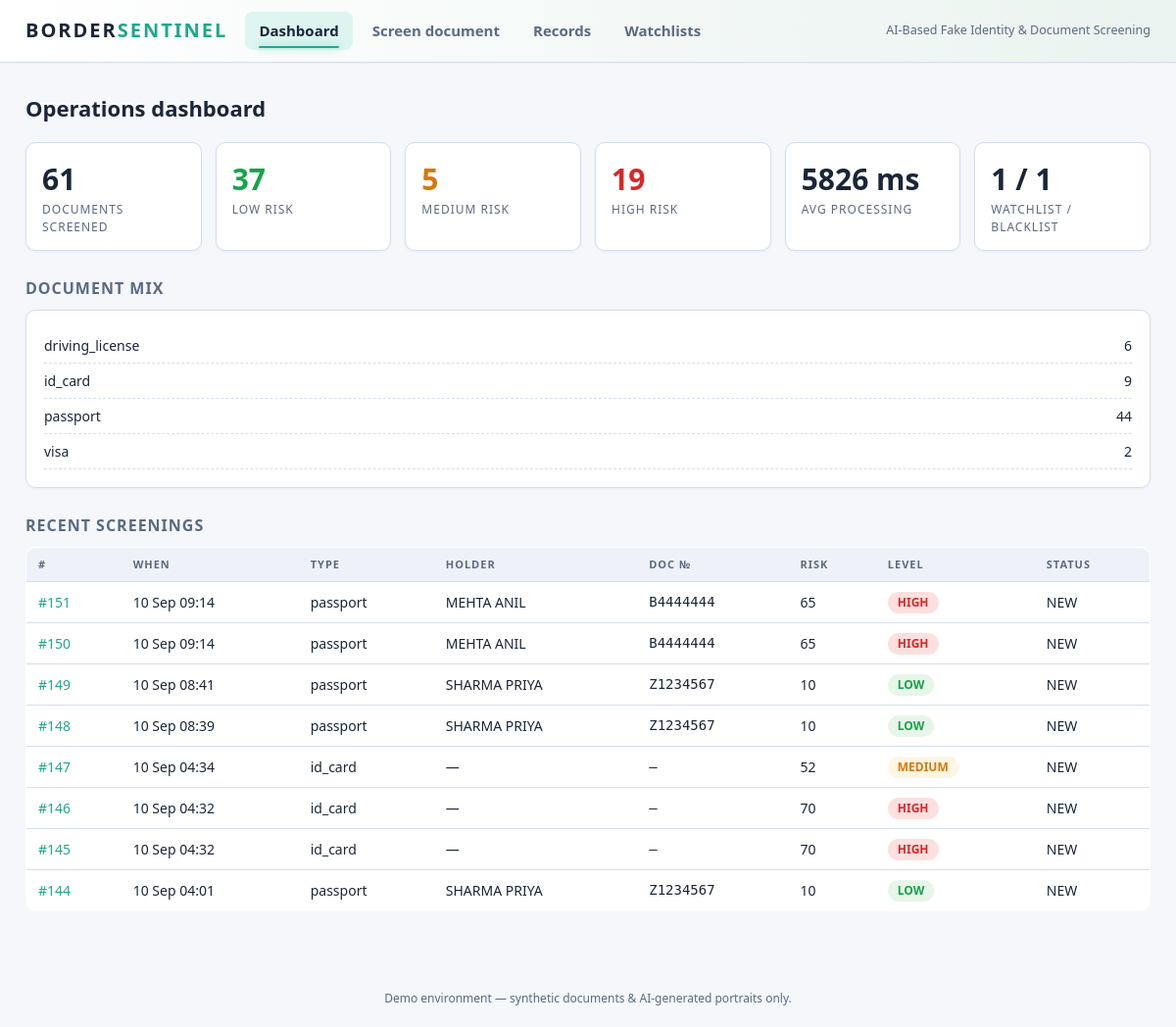
The page / on the database its author committed.
### screening/models.py (models this page shows, shortened)
class ScreeningRecord(models.Model):
    DOC_TYPES = [
        ("passport", "Passport"),
        ("visa", "Visa"),
        ("id_card", "National ID"),
        ("driving_license", "Driving Licence"),
        ("permit", "Permit"),
    ]
    LEVELS = [("LOW", "LOW"), ("MEDIUM", "MEDIUM"), ("HIGH", "HIGH")]
    STATUSES = [
        ("NEW", "New"), ("REVIEWED", "Reviewed"),
        ("CLEARED", "Cleared"), ("FLAGGED", "Flagged"),
    ]
    created_at = models.DateTimeField(auto_now_add=True)
    doc_type = models.CharField(max_length=30, choices=DOC_TYPES)
    original = models.FileField(upload_to="documents/")
    live_photo = models.FileField(upload_to="live/", null=True, blank=True)
    holder_name = models.CharField(max_length=160, blank=True, default="")
    doc_number = models.CharField(max_length=30, blank=True, default="", db_index=True)
    risk_score = models.IntegerField(default=0)
    risk_level = models.CharField(max_length=8, choices=LEVELS, default="LOW")
    recommendation = models.CharField(max_length=120, blank=True, default="")
    status = models.CharField(max_length=10, choices=STATUSES, default="NEW")
    review_note = models.TextField(blank=True, default="")
    ocr_confidence = models.FloatField(null=True, blank=True)
    processing_ms = models.IntegerField(default=0)
    fields_json = models.JSONField(default=dict, blank=True)
    checks_json = models.JSONField(default=list, blank=True)
    tamper_json = models.JSONField(default=dict, blank=True)
    face_json = models.JSONField(default=dict, blank=True)
    scoring_json = models.JSONField(default=dict, blank=True)
    annotated = models.CharField(max_length=255, blank=True, default="")
    integrity_hash = models.CharField(max_length=64, blank=True, default="")
    class Meta:
        ordering = ["-created_at"]

### screening/views.py (the view)
# urls.py: path("", views.dashboard, name="dashboard"),
def dashboard(request):
    qs = ScreeningRecord.objects.all()
    stats = {
        "total": qs.count(),
        "levels": {r["risk_level"]: r["n"] for r in
                   qs.values("risk_level").annotate(n=Count("id"))},
        "types": {r["doc_type"]: r["n"] for r in
                  qs.values("doc_type").annotate(n=Count("id"))},
        "flagged": qs.filter(status="FLAGGED").count(),
        "watchlist": WatchlistEntry.objects.count(),
        "blacklist": ExpiredDocument.objects.count(),
    }
    recent_ms = [r.processing_ms for r in qs[:200]]
    stats["avg_ms"] = round(sum(recent_ms) / len(recent_ms)) if recent_ms else 0
    recent = qs[:8]
    return render(request, "screening/dashboard.html",
                  {"stats": stats, "recent": recent})

### screening/templates/screening/dashboard.html
{% extends "screening/base.html" %}
{% block content %}
<h1>Operations dashboard</h1>
<div class="cards">
  <div class="card"><div class="num">{{ stats.total }}</div><div class="lbl">Documents screened</div></div>
  <div class="card low"><div class="num">{{ stats.levels.LOW|default:0 }}</div><div class="lbl">Low risk</div></div>
  <div class="card medium"><div class="num">{{ stats.levels.MEDIUM|default:0 }}</div><div class="lbl">Medium risk</div></div>
  <div class="card high"><div class="num">{{ stats.levels.HIGH|default:0 }}</div><div class="lbl">High risk</div></div>
  <div class="card"><div class="num">{{ stats.avg_ms }} ms</div><div class="lbl">Avg processing</div></div>
  <div class="card"><div class="num">{{ stats.watchlist }} / {{ stats.blacklist }}</div><div class="lbl">Watchlist / blacklist</div></div>
</div>
<h2>Document mix</h2>
<div class="panel">
  {% for t, n in stats.types.items %}
    <div class="detrow"><span>{{ t }}</span><span>{{ n }}</span></div>
  {% empty %}<small class="muted">No screenings yet — use “Screen document”.</small>{% endfor %}
</div>
<h2>Recent screenings</h2>
<table>
  <tr><th>#</th><th>When</th><th>Type</th><th>Holder</th><th>Doc №</th><th>Risk</th><th>Level</th><th>Status</th></tr>
  {% for r in recent %}
  <tr>
    <td><a href="{% url 'screening:record' r.pk %}">#{{ r.pk }}</a></td>
    <td>{{ r.created_at|date:"d M H:i" }}</td>
    <td>{{ r.doc_type }}</td>
    <td>{{ r.holder_name|default:"—" }}</td>
    <td class="mono">{{ r.doc_number|default:"—" }}</td>
    <td>{{ r.risk_score }}</td>
    <td><span class="badge {{ r.risk_level }}">{{ r.risk_level }}</span></td>
    <td>{{ r.status }}</td>
  </tr>
  {% empty %}<tr><td colspan="8"><small class="muted">No records yet.</small></td></tr>{% endfor %}
</table>
{% endblock %}

### screening/static/screening/main.css (style rules this page uses)
:root { --bg: #f5f7fb; --panel: #ffffff; --panel2: #eef2f8; --line: #d5deec; --text: #1a2637; --muted: #5a6b82; --accent: #1ea88c; --warn: #d97706; --high: #dc2626; --ok: #16a34a; }
* { box-sizing: border-box; }
body { margin: 0; background: var(--bg); color: var(--text); font: 15px/1.5 "Segoe UI", system-ui, sans-serif; }
a { color: var(--accent); text-decoration: none; }
h1 { font-size: 22px; margin: 6px 0 18px; }
h2 { font-size: 16px; margin: 26px 0 10px; color: var(--muted); text-transform: uppercase; letter-spacing: 1px; }
.cards { display: grid; grid-template-columns: repeat(auto-fit, minmax(170px, 1fr)); gap: 14px; }
.card { background: var(--panel); border: 1px solid var(--line); border-radius: 10px; padding: 14px 16px; box-shadow: 0 1px 3px rgba(15, 30, 60, 0.05); }
.card .num { font-size: 30px; font-weight: 700; }
.card .lbl { color: var(--muted); font-size: 12px; text-transform: uppercase; letter-spacing: 1px; }
.card.low .num { color: var(--ok); }
.card.medium .num { color: var(--warn); }
.card.high .num { color: var(--high); }
table { width: 100%; border-collapse: collapse; background: var(--panel); border: 1px solid var(--line); border-radius: 10px; overflow: hidden; }
th, td { padding: 9px 12px; text-align: left; border-bottom: 1px solid var(--line); font-size: 14px; }
th { color: var(--muted); text-transform: uppercase; font-size: 11px; letter-spacing: 1px; background: var(--panel2); }
tr:last-child td { border-bottom: none; }
.badge { display: inline-block; padding: 2px 10px; border-radius: 20px; font-size: 12px; font-weight: 700; }
.badge.LOW { background: rgba(102,187,106,.15); color: var(--ok); }
.badge.MEDIUM { background: rgba(245,184,61,.15); color: var(--warn); }
.badge.HIGH { background: rgba(239,83,80,.18); color: var(--high); }
.panel { background: var(--panel); border: 1px solid var(--line); border-radius: 10px; padding: 18px; margin-bottom: 18px; box-shadow: 0 1px 3px rgba(15, 30, 60, 0.05); }
.detrow { display: flex; justify-content: space-between; gap: 10px; border-bottom: 1px dashed var(--line); padding: 7px 0; font-size: 14px; }
.mono { font-family: ui-monospace, "DejaVu Sans Mono", monospace; }

### rows shown on the page
ScreeningRecord: pk "151", created_at "10 Sep 09:14", doc_type "passport", holder_name "MEHTA ANIL", doc_number "B4444444", risk_score "65", risk_level "HIGH", status "NEW"
ScreeningRecord: pk "150", created_at "10 Sep 09:14", doc_type "passport", holder_name "MEHTA ANIL", doc_number "B4444444", risk_score "65", risk_level "HIGH", status "NEW"
ScreeningRecord: pk "149", created_at "10 Sep 08:41", doc_type "passport", holder_name "SHARMA PRIYA", doc_number "Z1234567", risk_score "10", risk_level "LOW", status "NEW"
ScreeningRecord: pk "148", created_at "10 Sep 08:39", doc_type "passport", holder_name "SHARMA PRIYA", doc_number "Z1234567", risk_score "10", risk_level "LOW", status "NEW"
ScreeningRecord: pk "147", created_at "10 Sep 04:34", doc_type "id_card", holder_name "—", doc_number "—", risk_score "52", risk_level "MEDIUM", status "NEW"
ScreeningRecord: pk "146", created_at "10 Sep 04:32", doc_type "id_card", holder_name "—", doc_number "—", risk_score "70", risk_level "HIGH", status "NEW"
ScreeningRecord: pk "145", created_at "10 Sep 04:32", doc_type "id_card", holder_name "—", doc_number "—", risk_score "70", risk_level "HIGH", status "NEW"
ScreeningRecord: pk "144", created_at "10 Sep 04:01", doc_type "passport", holder_name "SHARMA PRIYA", doc_number "Z1234567", risk_score "10", risk_level "LOW", status "NEW"

### other values the page prints
{{ stats.total }} "61"
{{ stats.levels.LOW|default:0 }} "37"
{{ stats.levels.MEDIUM|default:0 }} "5"
{{ stats.levels.HIGH|default:0 }} "19"
{{ stats.avg_ms }} "5826"
{{ stats.watchlist }} "1"
{{ stats.blacklist }} "1"
{{ t }} "driving_license" "id_card" "passport" "visa"
{{ n }} "6" "9" "44" "2"
